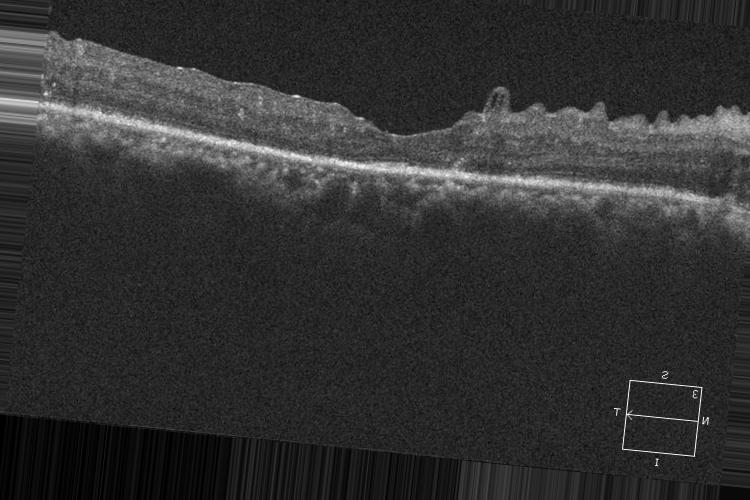
#> input picture DATA_OCT/dr_test_1190_NV.jpg, 750 x 500 px
$ jupyter execute --allow-errors Temp.ipynb
#> lines starting #> are read from the running program, lines starting #| are printed output that depends on the picture; after the words box and inside, x2 and y2 are one past the last pixel; in counts of white or black regions, pixels touching at a corner belong together
[cell 1]
import cv2
import numpy as np
import matplotlib.pyplot as plt
import pywt
import os
from scipy.signal import find_peaks

def preprocess_image(image_path, img_size=(640, 640)):
    image = cv2.imread(image_path, cv2.IMREAD_GRAYSCALE)
    if image is None:
        raise FileNotFoundError(f"Image at path {image_path} not found.")

    # Replace all white pixels (value > 250) with black
    image[image > 250] = 0

    original_shape = image.shape

    # Detect and remove white borders using Otsu's thresholding
    _, thresh = cv2.threshold(image, 0, 255, cv2.THRESH_BINARY + cv2.THRESH_OTSU)

    # Find all non-white pixels and get their coordinates
    non_white_pixels = np.where(thresh < 255)

    if non_white_pixels[0].size == 0 or non_white_pixels[1].size == 0:
        raise ValueError("No relevant pixels found in the image.")

    # Get the smallest and largest x and y coordinates and use them to create the bounding box
    y_min, y_max = np.min(non_white_pixels[0]), np.max(non_white_pixels[0])
    x_min, x_max = np.min(non_white_pixels[1]), np.max(non_white_pixels[1])

    # Crop the image to the bounding box of all non-white pixels
    image = image[y_min:y_max+1, x_min:x_max+1]

    # Noise reduction using median blur, bilateral filter, and non-local means denoising
    image_median = cv2.medianBlur(image, 5)
    image_bilateral = cv2.bilateralFilter(image_median, 9, 75, 75)
    image_denoised = cv2.fastNlMeansDenoising(image_bilateral, h=30)

    # Wavelet denoising
    coeffs = pywt.wavedec2(image_denoised, 'db1', level=2)
    coeffs[1:] = [tuple(pywt.threshold(i, value=10, mode='soft') for i in level) for level in coeffs[1:]]
    image_wavelet_denoised = pywt.waverec2(coeffs, 'db1')

    # Resize the denoised image
    image_resized = cv2.resize(image_wavelet_denoised, img_size)
    image_resized = np.expand_dims(image_resized, axis=-1)
    image_resized = np.expand_dims(image_resized, axis=0)
    image_resized = image_resized.astype('float32') / 255.0

    return image, image_resized, original_shape, (y_min, y_max, x_min, x_max)

def binary_mask(image):
    # Convert the processed image to uint8
    image_uint8 = (image * 255).astype(np.uint8).squeeze()

    # Apply Otsu's binary thresholding
    _, binary_image = cv2.threshold(image_uint8, 0, 255, cv2.THRESH_BINARY + cv2.THRESH_OTSU)
    return binary_image

def canny_edge_detection(image):
    edges = cv2.Canny(image, 100, 200)
    return edges

def extract_highest_y(edges):
    height, width = edges.shape
    highest_y_values = np.full(width, height)  # Initialize with maximum Y values (bottom of image)

    for x in range(width):
        column = edges[:, x]
        y_indices = np.where(column > 0)[0]
        if y_indices.size > 0:
            # Sort y_indices to find the highest (smallest) y value that's not 0
            y_indices = np.sort(y_indices)
            for y in y_indices:
                if y != 0:
                    highest_y_values[x] = y
                    break
            else:
                # If all y values are 0, set to the smallest y value (0)
                highest_y_values[x] = y_indices[0]
        else:
            # Handle the case when no edges are found in the column
            if x > 0:
                highest_y_values[x] = highest_y_values[x - 1]
            else:
                highest_y_values[x] = height

    return highest_y_values

def plot_highest_y_on_edges(edges, highest_y_values):
    height, width = edges.shape
    output_image = cv2.cvtColor(edges, cv2.COLOR_GRAY2BGR)

    for x, y in enumerate(highest_y_values):
        if y < height:  # Ensure we don't plot outside the image
            cv2.line(output_image, (x, height), (x, y), (0, 255, 0), 1)  # Plot lines in green

    return output_image

def plot_only_highest_y_values(edges, highest_y_values):
    height, width = edges.shape
    output_image = cv2.cvtColor(edges, cv2.COLOR_GRAY2BGR)  # Convert edges to a color image

    for x, y in enumerate(highest_y_values):
        if y < height:  # Ensure the Y value is within image bounds
            cv2.circle(output_image, (x, y), 1, (0, 255, 0), -1)  # Draw a small green dot at the highest Y value

    return output_image

def plot_highest_y_on_original(original_image, highest_y_values, scale):
    height, width = original_image.shape
    output_image = cv2.cvtColor(original_image, cv2.COLOR_GRAY2BGR)  # Convert to color image for drawing

    for x, y in enumerate(highest_y_values):
        scaled_x = int(x * scale[1])
        scaled_y = int(y * scale[0])
        if scaled_y < height and scaled_y >= 0 and scaled_x < width and scaled_x >= 0:
            cv2.circle(output_image, (scaled_x, scaled_y), 2, (0, 255, 0), -1)  # Draw a small green dot at the highest Y value

    return output_image

def detect_vertical_gaps(highest_y_values, gap_threshold=5):
    gaps = []
    start_end_points = []
    for x in range(1, len(highest_y_values)):
        if abs(highest_y_values[x] - highest_y_values[x - 1]) > gap_threshold:
            start_end_points.append((x - 1, x))
            gaps.append((x, (highest_y_values[x] + highest_y_values[x - 1]) // 2))
    return gaps, start_end_points

def plot_gaps(output_image, gaps):
    for x, y in gaps:
        cv2.circle(output_image, (x, y), 5, (255, 0, 0), 2)  # Draw a red circle around each gap

    return output_image

def calculate_tangent_vectors(highest_y_values, start_end_points):
    tangent_vectors = []
    for start, end in start_end_points:
        start_point = (start, highest_y_values[start])
        end_point = (end, highest_y_values[end])
        vector = (end_point[0] - start_point[0], end_point[1] - start_point[1])
        tangent_vectors.append((start_point, vector))
    return tangent_vectors

def remove_border_vectors(tangent_vectors, image_width, border_margin=30):
    # Remove rising vectors close to the left border
    tangent_vectors = [vec for vec in tangent_vectors if not (vec[0][0] < border_margin and vec[1][1] < 0)]

    # Remove falling vectors close to the right border
    tangent_vectors = [vec for vec in tangent_vectors if not (vec[0][0] > image_width - border_margin and vec[1][1] > 0)]

    return tangent_vectors

def plot_tangent_vectors(image, tangent_vectors):
    for (start_x, start_y), (vec_x, vec_y) in tangent_vectors:
        end_x = start_x + vec_x
        end_y = start_y + vec_y
        cv2.arrowedLine(image, (start_x, start_y), (end_x, end_y), (255, 0, 255), 2, tipLength=0.2)
    return image

def detect_single_rising_falling_patterns(tangent_vectors):
    patterns = []
    i = 0
    while i < len(tangent_vectors) - 1:
        if tangent_vectors[i][1][1] < 0 and tangent_vectors[i + 1][1][1] > 0:
            patterns.append((tangent_vectors[i], tangent_vectors[i + 1]))
            i += 2  # Move past this pattern
        else:
            i += 1
    return patterns

def draw_pattern_circles(image, patterns, unusual_spots, scale=(1.0, 1.0)):
    for rising_vector, falling_vector in patterns:
        x_coords = [rising_vector[0][0], falling_vector[0][0]]
        y_coords = [rising_vector[0][1], falling_vector[0][1]]

        min_x, max_x = min(x_coords), max(x_coords)
        min_y, max_y = min(y_coords), max(y_coords)

        center_x = int(((min_x + max_x) // 2) * scale[1])
        center_y = int(((min_y + max_y) // 2) * scale[0])
        radius = int(np.sqrt((max_x - min_x) ** 2 + (max_y - min_y) ** 2) / 2 * max(scale))

        cv2.circle(image, (center_x, center_y), radius, (255, 0, 0), 2)

    for x1, y1 in unusual_spots:
        scaled_x = int(x1 * scale[1])
        scaled_y = int(y1 * scale[0])
        cv2.circle(image, (scaled_x, scaled_y), 5, (255, 255, 255), 2)

    return image

def detect_unusual_spots(highest_y_values, window_size=10, prominence_threshold=5, deviation_multiplier=2, slope_multiplier=2):
    """
    Detects unusual spots in a given set of highest y-values.

    Args:
        highest_y_values (array-like): The highest y-values to analyze.
        window_size (int, optional): The size of the window used for calculating average slopes. Defaults to 10.
        prominence_threshold (int, optional): The prominence threshold used for detecting significant peaks and valleys. Defaults to 5.
        deviation_multiplier (float, optional): The multiplier used for calculating the dynamic deviation threshold. Defaults to 2.
        slope_multiplier (float, optional): The multiplier used for calculating the dynamic slope threshold. Defaults to 2.

    Returns:
        list: A list of tuples representing the filtered unusual spots. Each tuple contains the index and corresponding highest y-value.

    """
    unusual_spots = []
    slopes = np.diff(highest_y_values)  # Calculate the slopes

    # Calculate dynamic deviation threshold
    deviations = np.abs(np.diff(highest_y_values))
    mean_deviation = np.mean(deviations)
    std_deviation = np.std(deviations)
    deviation_threshold = mean_deviation + deviation_multiplier * std_deviation

    # Calculate dynamic slope threshold
    mean_slope = np.mean(slopes)
    std_slope = np.std(slopes)
    slope_threshold = mean_slope + slope_multiplier * std_slope

    print(f"Deviation threshold: {deviation_threshold}")
    print(f"Slope threshold: {slope_threshold}")

    # Calculate deviations and slopes
    for x in range(1, len(highest_y_values)):
        deviation = abs(highest_y_values[x] - highest_y_values[x - 1])
        if deviation > deviation_threshold:
            unusual_spots.append((x, highest_y_values[x]))

        if x >= window_size and x < len(slopes) - window_size:
            avg_slope_before = np.mean(slopes[x-window_size:x])
            avg_slope_after = np.mean(slopes[x:x+window_size])
            if abs(avg_slope_before - avg_slope_after) > slope_threshold:
                unusual_spots.append((x, highest_y_values[x]))

    # Use find_peaks to detect significant peaks and valleys
    peaks, _ = find_peaks(highest_y_values, prominence=prominence_threshold)
    valleys, _ = find_peaks(-highest_y_values, prominence=prominence_threshold)

    for peak in peaks:
        unusual_spots.append((peak, highest_y_values[peak]))
    for valley in valleys:
        unusual_spots.append((valley, highest_y_values[valley]))

    # Filter to keep only the most significant spots
    filtered_spots = []
    last_added_spot = None
    for spot in sorted(unusual_spots, key=lambda x: x[0]):
        if last_added_spot is None or abs(spot[0] - last_added_spot[0]) > window_size:
            filtered_spots.append(spot)
            last_added_spot = spot

    return filtered_spots


def concatenate_paths(base_path, filenames):
    return [os.path.join(base_path, filename) for filename in filenames]

def read_ground_truth_mask(filepath):
    """
    Reads the ground truth mask image from the given filepath, converts it to a binary mask,
    and draws the mask using matplotlib.
    """
    mask = cv2.imread(filepath, cv2.IMREAD_GRAYSCALE)
    if mask is None:
        raise ValueError(f"Could not read the image file at {filepath}")

    _, binary_mask = cv2.threshold(mask, 127, 255, cv2.THRESH_BINARY)

    # Plotting the mask
    plt.figure(figsize=(4, 4))
    plt.imshow(binary_mask, cmap='gray')
    plt.title('Ground Truth Mask')
    plt.axis('off')
    plt.show()

    return binary_mask

def process_and_visualize_images(image_paths, gt_image_paths):
    for image_path, gt_image_path in zip(image_paths, gt_image_paths):
        # Preprocess the image
        original_image, preprocessed_image, original_shape, crop_coords = preprocess_image(image_path)
#> in preprocess_image, image is the input picture: shape (500, 750); min 0, max 255, mean 49.8
#> in preprocess_image, `_, thresh = cv2.threshold(image, 0, 255, cv2.THRESH_BINARY + cv2.THRES..`:
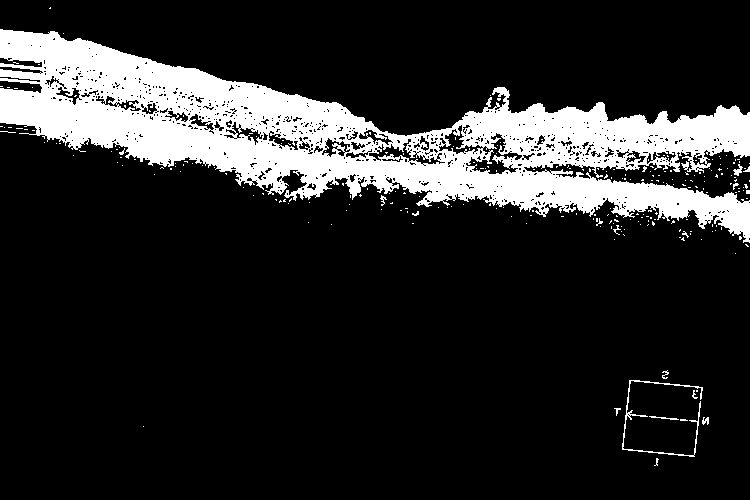
#> thresh: shape (500, 750); 16.1% white; 247 white regions (235 under 20 px), largest, box (x1, y1, x2, y2) and area: (0, 29, 750, 243) 58790, (622, 380, 703, 457) 501, (733, 164, 743, 176) 55
#> in preprocess_image, `non_white_pixels = np.where(thresh < 255)`: non_white_pixels = 314647 positions, rows 0 to 499, columns 0 to 749
#> in preprocess_image, `y_min, y_max = np.min(non_white_pixels[0]), np.max(non_white_pixels[0])`: y_min = 0; y_max = 499
#> in preprocess_image, `x_min, x_max = np.min(non_white_pixels[1]), np.max(non_white_pixels[1])`: x_min = 0; x_max = 749
#> in preprocess_image, `image_denoised = cv2.fastNlMeansDenoising(image_bilateral, h=30)`:
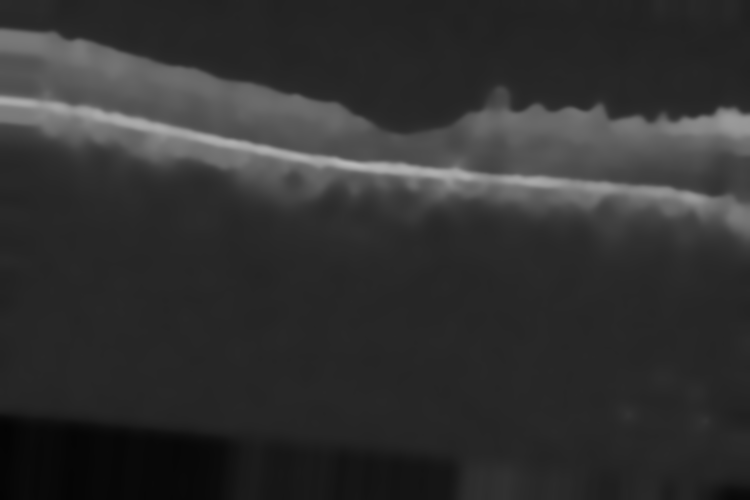
#> image_denoised: shape (500, 750); min 3, max 185, mean 49.4
#> in preprocess_image, `coeffs = pywt.wavedec2(image_denoised, 'db1', level=2)`: coeffs = 3 items
#> in preprocess_image, `image_resized = cv2.resize(image_wavelet_denoised, img_size)`:
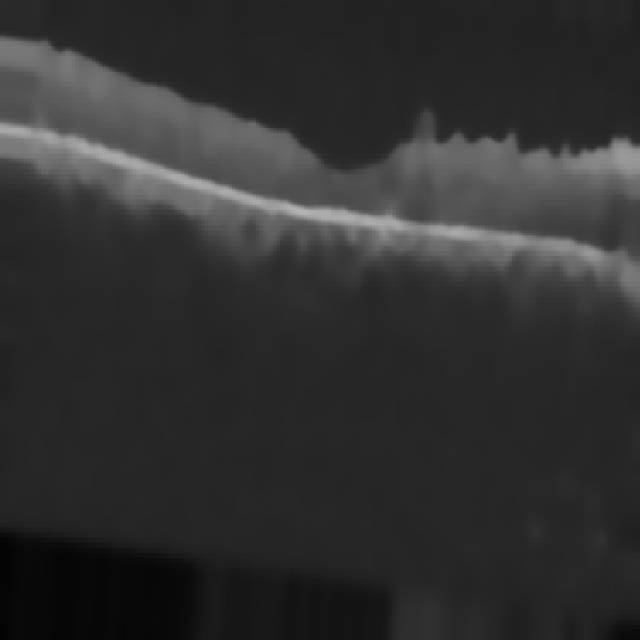
#> image_resized: shape (640, 640) float64; min 3.44, max 181.3, mean 49.4
#> original_shape = (500, 750); crop_coords = (0, 499, 0, 749)

        # Apply binary masking
        binary_image = binary_mask(preprocessed_image)
#> in binary_mask, `_, binary_image = cv2.threshold(image_uint8, 0, 255, cv2.THRESH_BINARY..`:
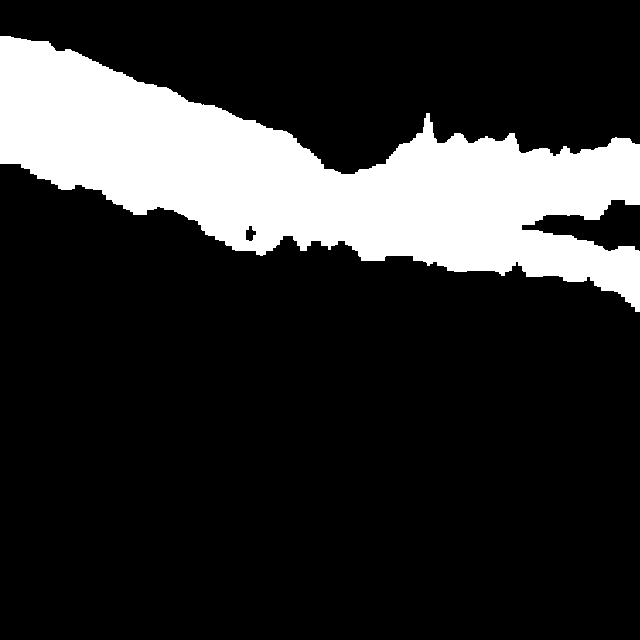
#> binary_image: shape (640, 640); 18.6% white; 1 white region, box (x1, y1, x2, y2) and area: (0, 36, 640, 312) 76118

        # Apply Canny edge detection
        edges = canny_edge_detection(binary_image)
#> in canny_edge_detection, `edges = cv2.Canny(image, 100, 200)`:
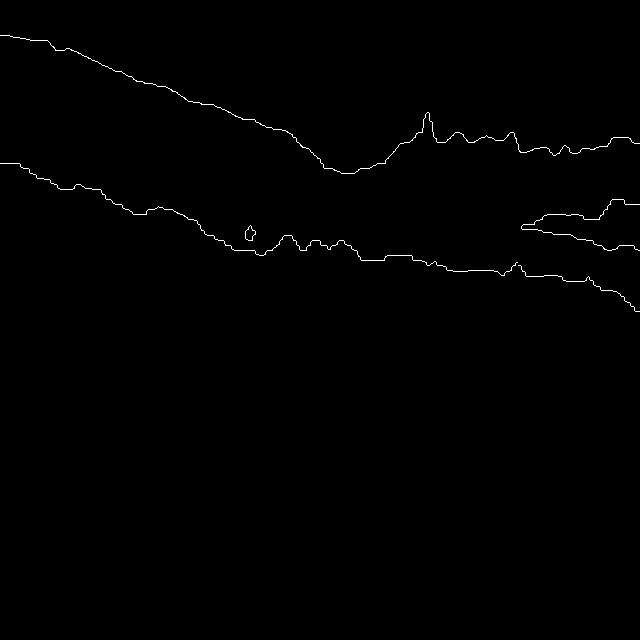
#> edges: shape (640, 640); 0.45% white in thin lines or dots, all inside (x1, y1, x2, y2) = (0, 35, 640, 312)

        # Extract highest Y value edges
        highest_y_values = extract_highest_y(edges)
#> the loop in extract_highest_y, `for x in range(width):` made 640 passes
#> y_indices on passes 1 to 8: [35, 163], [35, 163], [35, 163], [35, 163], [35, 163], [35, 163], [35, 163], [35, 163]
#> after the loop in extract_highest_y, `for x in range(width):`: highest_y_values = 640 values, max 173 at index 341, min 35 at index 0, mean 117.2

        # Plot highest Y values on the edges image
        edges_with_highest_y = plot_highest_y_on_edges(edges, highest_y_values)
#> the loop in plot_highest_y_on_edges, `for x, y in enumerate(highest_y_values):` made 640 passes
#> y on passes 1 to 3: 35, 35, 35
#> after the loop in plot_highest_y_on_edges, `for x, y in enumerate(highest_y_values):`:
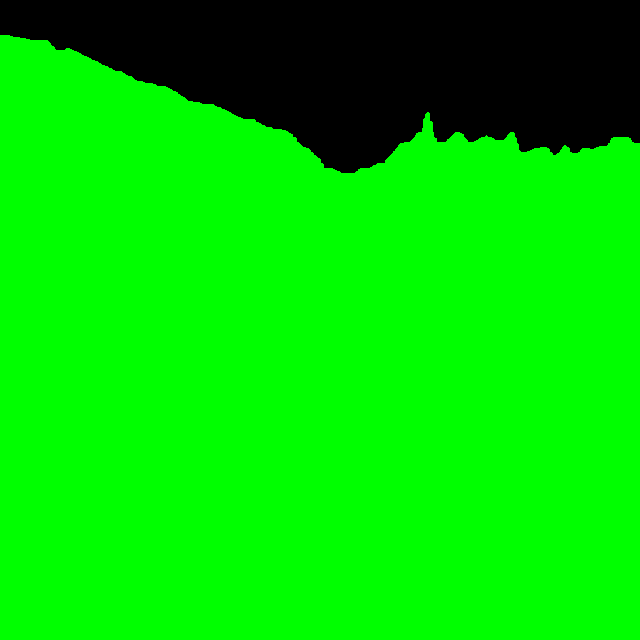
#> output_image: shape (640, 640, 3); mean B, G, R 0, 208.3, 0

        # Plot only highest Y values
        highest_y_only = plot_only_highest_y_values(edges, highest_y_values)
#> the loop in plot_only_highest_y_values, `for x, y in enumerate(highest_y_values):` made 640 passes
#> after the loop in plot_only_highest_y_values, `for x, y in enumerate(highest_y_values):`:
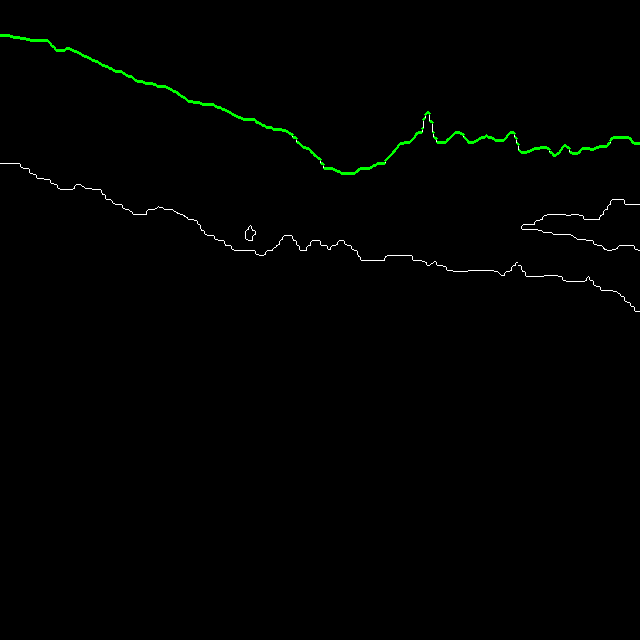
#> output_image: shape (640, 640, 3); mean B, G, R 0.7, 2, 0.7

        # Plot only highest Y values with dots
        highest_y_with_dots = plot_only_highest_y_values(edges, highest_y_values)
#> the loop in plot_only_highest_y_values (call 2), `for x, y in enumerate(highest_y_values):` made 640 passes

        # Detect vertical gaps and get start-end points
        gaps, start_end_points = detect_vertical_gaps(highest_y_values)
#> (the rest of the program and of its run is left out)
